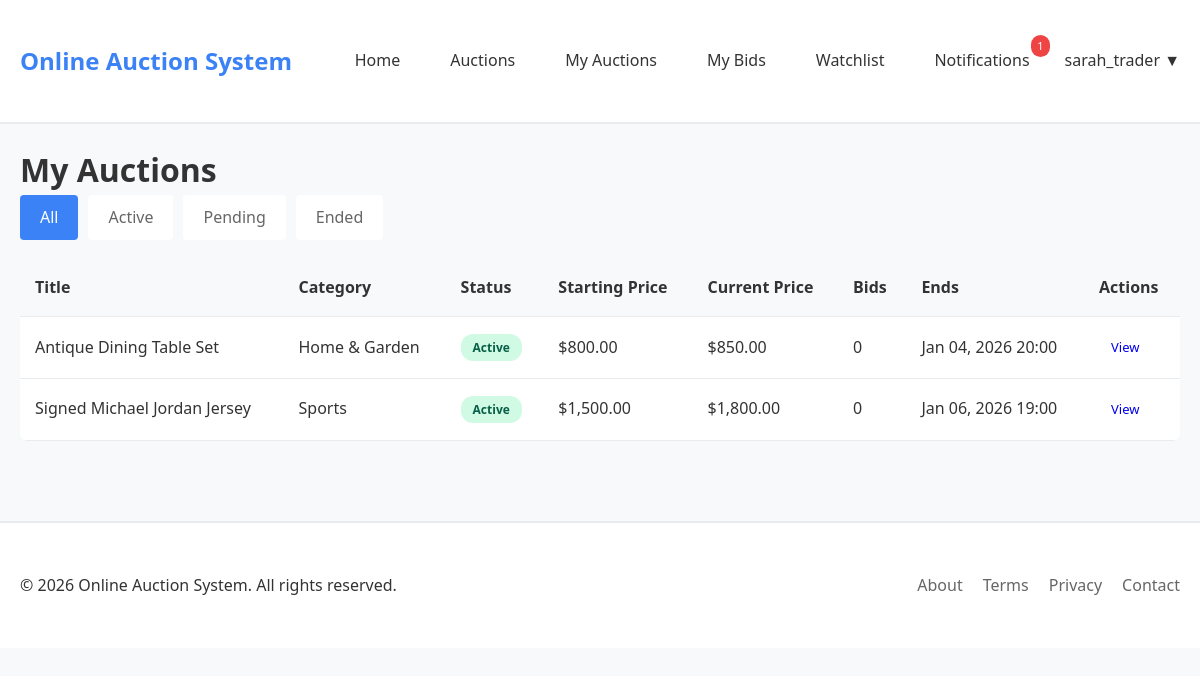
The app's page /my_auctions.php (signed in) with its own data.
### tables this page shows
CREATE TABLE auctions (
    id INT PRIMARY KEY AUTO_INCREMENT,
    seller_id INT NOT NULL,
    category_id INT NOT NULL,
    title VARCHAR(200) NOT NULL,
    description TEXT NOT NULL,
    starting_price DECIMAL(10, 2) NOT NULL,
    current_price DECIMAL(10, 2) NOT NULL,
    reserve_price DECIMAL(10, 2),
    buy_now_price DECIMAL(10, 2),
    image VARCHAR(255),
    start_time DATETIME NOT NULL,
    end_time DATETIME NOT NULL,
    status ENUM('pending', 'active', 'ended', 'cancelled') DEFAULT 'pending',
    total_bids INT DEFAULT 0,
    winner_id INT,
    views INT DEFAULT 0,
    created_at TIMESTAMP DEFAULT CURRENT_TIMESTAMP,
    updated_at TIMESTAMP DEFAULT CURRENT_TIMESTAMP ON UPDATE CURRENT_TIMESTAMP,
    FOREIGN KEY (seller_id) REFERENCES users(id) ON DELETE CASCADE,
    FOREIGN KEY (category_id) REFERENCES categories(id),
    FOREIGN KEY (winner_id) REFERENCES users(id),
    INDEX idx_status (status),
    INDEX idx_end_time (end_time),
    INDEX idx_seller (seller_id)
);

CREATE TABLE categories (
    id INT PRIMARY KEY AUTO_INCREMENT,
    name VARCHAR(100) NOT NULL,
    description TEXT,
    icon VARCHAR(50),
    created_at TIMESTAMP DEFAULT CURRENT_TIMESTAMP
);

### includes/functions.php (called while the page is built, shortened)
<?php
require_once 'config.php';
function getUserAuctions($user_id, $status = null) {
    global $pdo;
    $sql = "SELECT a.*, c.name as category_name,
            (SELECT COUNT(*) FROM bids WHERE auction_id = a.id) as bid_count
            FROM auctions a
            LEFT JOIN categories c ON a.category_id = c.id
            WHERE a.seller_id = ?";
    $params = [$user_id];
    $sql .= " ORDER BY a.created_at DESC";
    $stmt = $pdo->prepare($sql);
    $stmt->execute($params);
    return $stmt->fetchAll();
}
function formatPrice($amount) {
    return '$' . number_format($amount, 2);
}
function formatDate($datetime) {
    return date('M d, Y H:i', strtotime($datetime));
}
?>

### my_auctions.php (the view, shortened to what this page needs)
<?php
require_once 'includes/functions.php';
$status_filter = isset($_GET['status']) ? $_GET['status'] : null;
$auctions = getUserAuctions($_SESSION['user_id'], $status_filter);
include 'includes/header.php';
?>
<div class="container">
    <h1>My Auctions</h1>
    <div class="filter-tabs">
        <a href="my_auctions.php" class="<?php echo !$status_filter ? 'active' : ''; ?>">All</a>
        <a href="my_auctions.php?status=active" class="<?php echo $status_filter == 'active' ? 'active' : ''; ?>">Active</a>
        <a href="my_auctions.php?status=pending" class="<?php echo $status_filter == 'pending' ? 'active' : ''; ?>">Pending</a>
        <a href="my_auctions.php?status=ended" class="<?php echo $status_filter == 'ended' ? 'active' : ''; ?>">Ended</a>
    </div>
    <?php if (empty($auctions)): ?>
        <div class="empty-state">
            <p>You haven't created any auctions yet.</p>
            <?php if ($_SESSION['role'] == 'seller' || $_SESSION['role'] == 'admin'): ?>
                <a href="create_auction.php" class="btn btn-primary">Create Your First Auction</a>
            <?php endif; ?>
        </div>
    <?php else: ?>
        <table class="data-table">
            <thead>
                <tr>
                    <th>Title</th>
                    <th>Category</th>
                    <th>Status</th>
                    <th>Starting Price</th>
                    <th>Current Price</th>
                    <th>Bids</th>
                    <th>Ends</th>
                    <th>Actions</th>
                </tr>
            </thead>
            <tbody>
                <?php foreach ($auctions as $auction): ?>
                    <tr>
                        <td><?php echo $auction['title']; ?></td>
                        <td><?php echo $auction['category_name']; ?></td>
                        <td><span class="status-badge status-<?php echo $auction['status']; ?>"><?php echo ucfirst($auction['status']); ?></span></td>
                        <td><?php echo formatPrice($auction['starting_price']); ?></td>
                        <td><?php echo formatPrice($auction['current_price']); ?></td>
                        <td><?php echo $auction['bid_count']; ?></td>
                        <td><?php echo formatDate($auction['end_time']); ?></td>
                        <td>
                            <a href="auction_detail.php?id=<?php echo $auction['id']; ?>" class="btn btn-sm">View</a>
                        </td>
                    </tr>
                <?php endforeach; ?>
            </tbody>
        </table>
    <?php endif; ?>
</div>
<?php include 'includes/footer.php'; ?>

### css/style.css (style rules this page uses)
* { margin: 0; padding: 0; box-sizing: border-box; }
body { font-family: 'Segoe UI', Tahoma, Geneva, Verdana, sans-serif; background: #f8f9fa; color: #333; line-height: 1.6; }
.container { max-width: 1200px; margin: 0 auto; padding: 20px; }
.btn { display: inline-block; padding: 10px 20px; border-radius: 4px; text-decoration: none; border: none; cursor: pointer; font-size: 14px; transition: background 0.3s; }
.btn-sm { padding: 5px 12px; font-size: 13px; }
.data-table { width: 100%; background: white; border-radius: 8px; overflow: hidden; border-collapse: collapse; }
.data-table th, .data-table td { padding: 15px; text-align: left; border-bottom: 1px solid #e9ecef; }
.data-table th { background: #f8f9fa; font-weight: 600; }
.status-badge { display: inline-block; padding: 4px 12px; border-radius: 12px; font-size: 12px; font-weight: 600; }
.status-active { background: #d1fae5; color: #065f46; }
.filter-tabs { display: flex; gap: 10px; margin-bottom: 20px; }
.filter-tabs a { padding: 10px 20px; background: white; border-radius: 4px; text-decoration: none; color: #666; }
.filter-tabs a.active { background: #3b82f6; color: white; }

### records on screen
auctions: title "Antique Dining Table Set", category.name "Home & Garden", status "Active", starting_price "$800.00", current_price "$850.00", bid_count "0", end_time "Jan 04, 2026 20:00"
auctions: title "Signed Michael Jordan Jersey", category.name "Sports", status "Active", starting_price "$1,500.00", current_price "$1,800.00", bid_count "0", end_time "Jan 06, 2026 19:00"

### other values on screen
SITE_NAME "Online Auction System"
$unread_count "1"
$_SESSION['username'] "sarah_trader"
